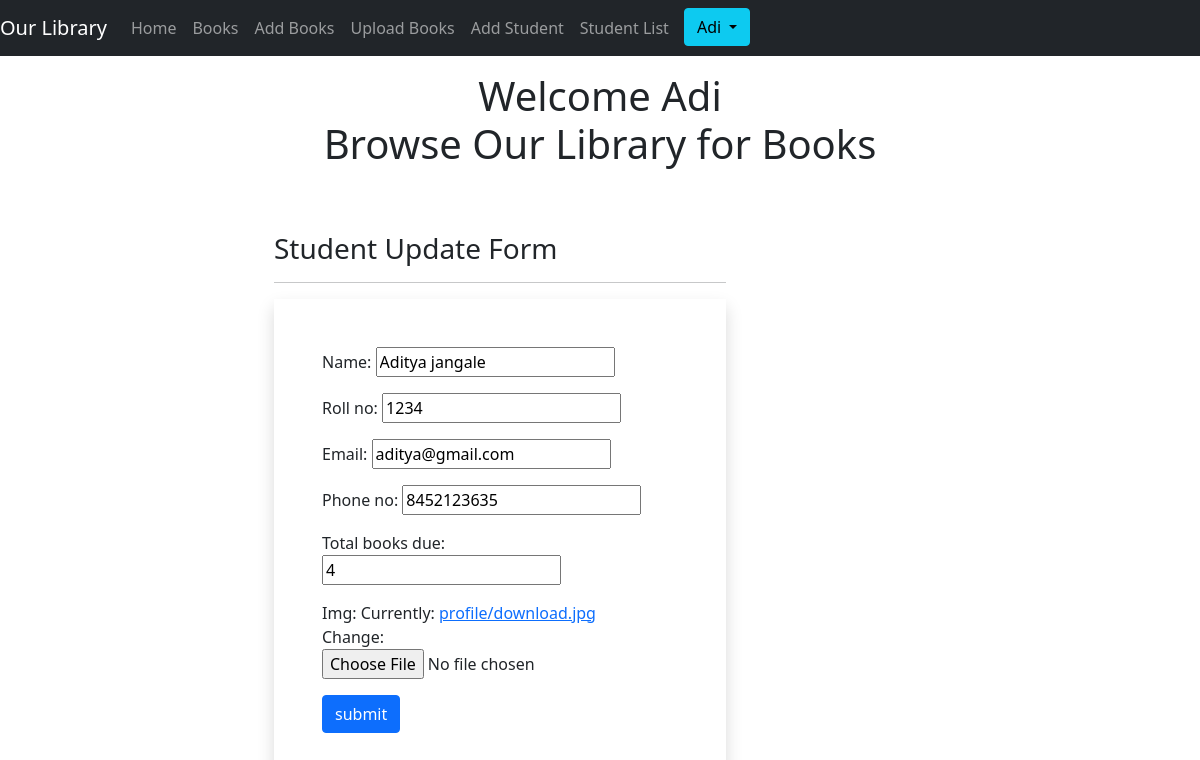
The app's page /studentupdate/1/update/ (signed in) with its own data.
### app/models.py (models this page shows, shortened)
class Student(models.Model):
    name = models.CharField(max_length=100)
    roll_no = models.CharField(max_length=10,unique=True)
    email = models.EmailField(unique=True)
    phone_no = models.CharField(max_length=10,unique=True)
    total_books_due = models.IntegerField(default=0)
    img = models.ImageField(upload_to = 'profile')

### app/views.py (the view)
# urls.py: path('studentupdate/<int:id>/update/',views.StudentUpdate,name='studentupdate'),
@login_required
def StudentUpdate(request,id):
    upd=Student.objects.get(id=id)
    update=StudentForm(request.POST or None,request.FILES or None,instance=upd)
    if update.is_valid():
        messages.success(request,"Student data Upadated")
        update.save()
        return redirect(home)
    return render(request,"student_update.html",{"update":update})

### app/forms.py
class StudentForm(forms.ModelForm):
    class Meta:
        model = Student
        fields = "__all__"

### templates/student_update.html (shortened to what this page needs)
{% extends 'home.html' %}
{% load static %}
{% block content %}
<div class="container">
 <div class="row my-3">
  <div class="col-sm-6 offset-sm-3">
   <h3>Student Update Form</h3>
   <hr>
   <form action="" method="post" novalidate class="shadow p-5" enctype="multipart/form-data">
      {%for fm in update%}
      <div class="form-group mb-3">
         {{fm.label_tag}} {{fm}} <small class="text-danger">{{fm.errors|striptags}}</small>
      </div>
      {%endfor%}
      <input type="submit" value="submit" class="btn btn-primary">
      <br>
   </form>
  </div>
 </div>
</div>
{% endblock %}

### templates/home.html (shortened to what this page needs)
{% load static %}
<!doctype html>
<html lang="en">
  <head>
    <link href="https://cdn.jsdelivr.net/npm/bootstrap@5.1.0/dist/css/bootstrap.min.css" rel="stylesheet">
  </head>
  <body>
    <nav class="navbar navbar-expand-md navbar-dark fixed-top bg-dark">
        <a class="navbar-brand" href="{% url 'home' %}">Our Library</a>
        <div class="collapse navbar-collapse" id="navbarNav">
          <ul class="navbar-nav">
            <li class="nav-item active">
              <a class="nav-link" href="{% url 'home' %}">Home</a>
            </li>
            <li class="nav-item active">
              <a class="nav-link" href="{% url 'booklist' %}">Books</a>
            </li>
            {%if request.user.is_authenticated%}
            <li class="nav-item active">
              <a class="nav-link" href="{%url 'bookcreate'%}">Add Books</a>
            </li>
            <li class="nav-item active">
              <a class="nav-link" href="{%url 'bookupload'%}">Upload Books</a>
            </li>
            <li class="nav-item active">
              <a class="nav-link" href="{%url 'studentcreate'%}">Add Student</a>
            </li>
            <li class="nav-item active">
              <a class="nav-link" href="{%url 'studentlist'%}">Student List</a>
            </li>
            <div class="dropdown float" style="margin-left: 7px;">
              <button type="button" class="btn btn-info dropdown-toggle" data-toggle="dropdown">
                {{ request.user }}
              </button>
            </div>
            {%endif%}
          </ul>
        </div>
        <br>
      </nav>
      <br>
      <br>
      <br>
    <div class="container bg bg-white">
        <center>
            <h1>
               Welcome {%if request.user.is_authenticated%} {{ request.user }}<br>
                Browse Our Library for Books{%else%}Visitor{%endif%}
            </h1>
        </center>
    </div>
    <div class="row mt-5 mx-auto">
        <div class="col-sm-10">
            {% block content %} {% endblock %}
        </div>
    </div>
  </body>
</html>

### records on screen
Student: update "Aditya jangale" "1234" "aditya@gmail.com" "8452123635" "4"

### other values on screen
{{ request.user }} "Adi"
{{ fm.label_tag }} "Name:" "Roll no:" "Email:" "Phone no:" "Total books due:" "Img:"
